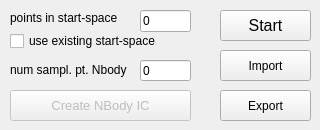
           <widget class="QWidget" name="tab_smOrbitLib">
            <attribute name="title">
             <string>Orbit library</string>
            </attribute>
            <attribute name="toolTip">
             <string>Orbit library integration parameters</string>
            </attribute>
            <widget class="QCheckBox" name="checkBox_smExistingSS">
             <property name="geometry">
              <rect>
               <x>10</x>
               <y>30</y>
               <width>181</width>
               <height>22</height>
              </rect>
             </property>
             <property name="text">
              <string>use existing start-space</string>
             </property>
            </widget>
            <widget class="QPushButton" name="ButtonSchwModel">
             <property name="geometry">
              <rect>
               <x>220</x>
               <y>10</y>
               <width>91</width>
               <height>31</height>
              </rect>
             </property>
             <property name="font">
              <font>
               <family>Arial</family>
               <pointsize>12</pointsize>
               <weight>50</weight>
               <italic>false</italic>
               <bold>false</bold>
               <underline>false</underline>
               <strikeout>false</strikeout>
              </font>
             </property>
             <property name="toolTip">
              <string>Integrate orbits</string>
             </property>
             <property name="text">
              <string>Start</string>
             </property>
            </widget>
            <widget class="QPushButton" name="ButtonImportSM">
             <property name="geometry">
              <rect>
               <x>220</x>
               <y>50</y>
               <width>91</width>
               <height>31</height>
              </rect>
             </property>
             <property name="text">
              <string>Import</string>
             </property>
            </widget>
            <widget class="QPushButton" name="ButtonExportSM">
             <property name="geometry">
              <rect>
               <x>220</x>
               <y>90</y>
               <width>91</width>
               <height>31</height>
              </rect>
             </property>
             <property name="text">
              <string>Export</string>
             </property>
            </widget>
            <widget class="QLineEdit" name="lineEdit_smNumOrbits">
             <property name="geometry">
              <rect>
               <x>140</x>
               <y>10</y>
               <width>51</width>
               <height>22</height>
              </rect>
             </property>
             <property name="text">
              <string>0</string>
             </property>
            </widget>
            <widget class="QLabel" name="label_23">
             <property name="geometry">
              <rect>
               <x>10</x>
               <y>10</y>
               <width>118</width>
               <height>16</height>
              </rect>
             </property>
             <property name="text">
              <string>points in start-space</string>
             </property>
            </widget>
            <widget class="QLabel" name="label_smSamplingPoints">
             <property name="geometry">
              <rect>
               <x>10</x>
               <y>60</y>
               <width>131</width>
               <height>20</height>
              </rect>
             </property>
             <property name="toolTip">
              <string>Number of sampling points for each orbit, to be used in creating Nbody model; 0 to disable</string>
             </property>
             <property name="text">
              <string>num sampl. pt. Nbody</string>
             </property>
            </widget>
            <widget class="QLineEdit" name="lineEdit_smNumSamplingPoints">
             <property name="geometry">
              <rect>
               <x>140</x>
               <y>60</y>
               <width>51</width>
               <height>21</height>
              </rect>
             </property>
             <property name="toolTip">
              <string>number of points sampled from trajectory, to create Nbody initial conditions</string>
             </property>
             <property name="text">
              <string>0</string>
             </property>
            </widget>
            <widget class="QPushButton" name="ButtonSchwNbody">
             <property name="enabled">
              <bool>false</bool>
             </property>
             <property name="geometry">
              <rect>
               <x>10</x>
               <y>90</y>
               <width>181</width>
               <height>31</height>
              </rect>
             </property>
             <property name="font">
              <font>
               <family>Arial</family>
               <pointsize>10</pointsize>
               <weight>50</weight>
               <italic>false</italic>
               <bold>false</bold>
               <underline>false</underline>
               <strikeout>false</strikeout>
              </font>
             </property>
             <property name="text">
              <string>Create NBody IC</string>
             </property>
            </widget>
           </widget>
